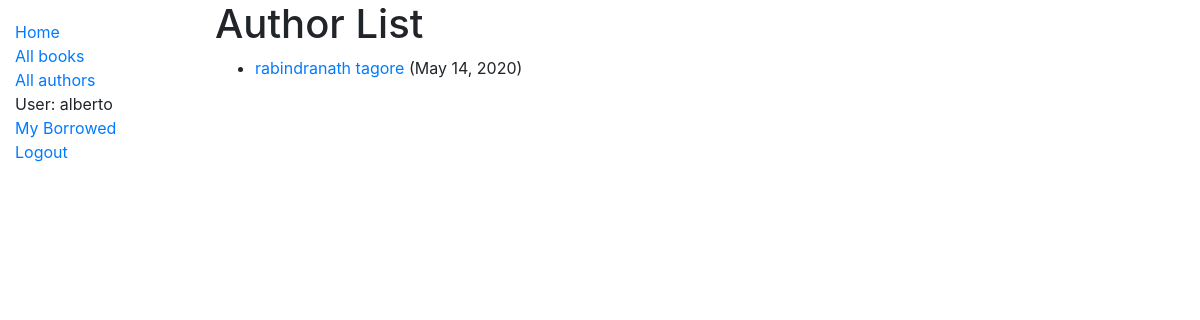
/catalog/author/ (signed in), run on the app's committed database.
### catalog/models.py (models this page shows, shortened)
class Author(models.Model):
    first_name=models.CharField(max_length=200)
    last_name=models.CharField(max_length=200)
    date_of_birth=models.DateField(null=True, blank=True)
    date_of_death = models.DateField('Died', null=True, blank=True)
    class Meta:
        ordering = ['last_name', 'first_name']
    def get_absolute_url(self):
        return reverse('author-detail', args=[str(self.id)])
    objects = models.Manager()

### catalog/views.py (the view)
# urls.py: path('author/',views.AuthorListView.as_view(),name="author"),
class AuthorListView(generic.ListView):
    model=Author
    template_name='author_list.html'

### catalog/templates/author_list.html
{% extends "base_generic.html" %}
{% block content %}
<h1>Author List</h1>
{% if author_list %}
<ul>
    {% for author in author_list %}
    <li>
        <a href="{{ author.get_absolute_url }}">{{ author.first_name }}  {{author.last_name}}</a> ({{author.date_of_birth}})
      </li>
    {% endfor %}
</ul>
{% else %}
<p>there are no authors</p>
{% endif %}
{% endblock %}

### catalog/templates/base_generic.html (shortened to what this page needs)
<!DOCTYPE html>
<html lang="en">
<head>
  <link rel="stylesheet" href="https://stackpath.bootstrapcdn.com/bootstrap/4.1.3/css/bootstrap.min.css">
  {% load static %}
  <link rel="stylesheet" href="{% static 'css/styles.css' %}">
</head>
<body>
  <div class="container-fluid">
    <div class="row">
      <div class="col-sm-2">
      {% block sidebar %}
        <ul class="sidebar-nav">
          <li><a href="{% url 'index' %}">Home</a></li>
          <li><a href="{% url 'books' %}">All books</a></li>
          <li><a href="{%url 'author' %}">All authors</a></li>
          {% if user.is_authenticated %}
          <li>User: {{ user.get_username }}</li>
          <li><a href="{% url 'my-borrowed' %}">My Borrowed</a></li>
          <li><a href="{% url 'logout'%}?next={{request.path}}">Logout</a></li>
        {% else %}
          <li><a href="{% url 'login'%}?next={{request.path}}">Login</a></li>
        {% endif %}
        </ul>
     {% endblock %}
      </div>
      <div class="col-sm-10 ">{% block content %}{% endblock %}
      </div>
    </div>
  </div>
</body>
</html>

### catalog/static/css/styles.css (style rules this page uses)
.sidebar-nav { margin-top: 20px; padding: 0; list-style: none; }

### data on the page
Author: first_name "rabindranath", last_name "tagore", date_of_birth "May 14, 2020"

### other printed values
{{ user.get_username }} "alberto"
